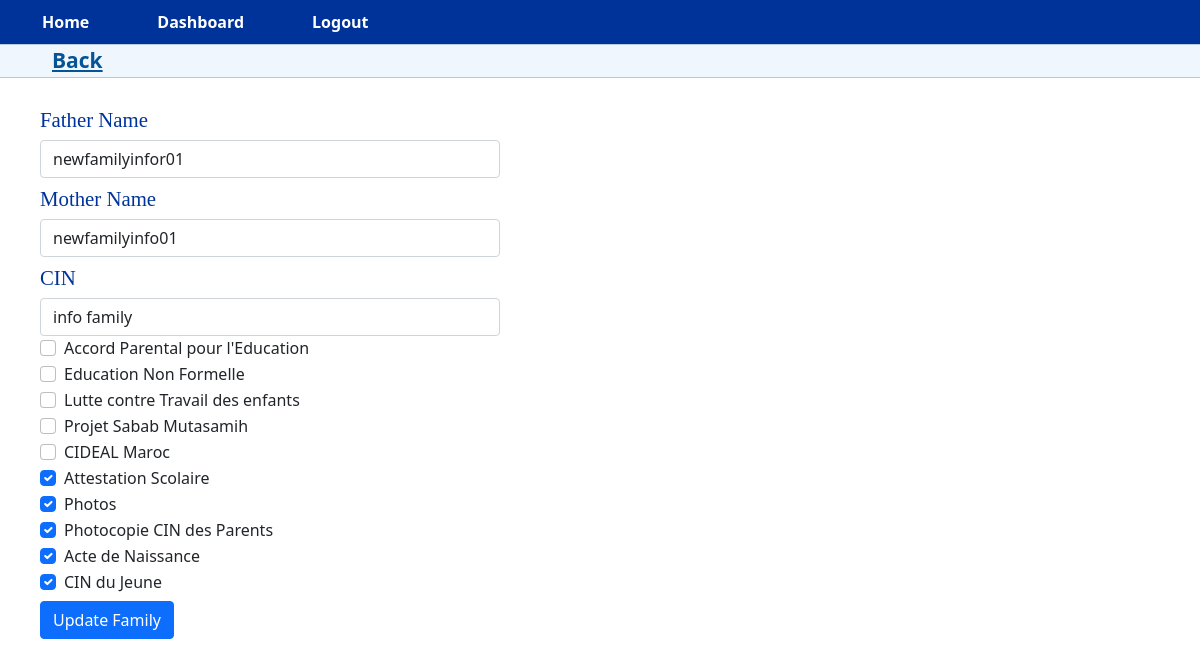
/edit_family/32 (signed in), run on an earlier commit of the app's database.
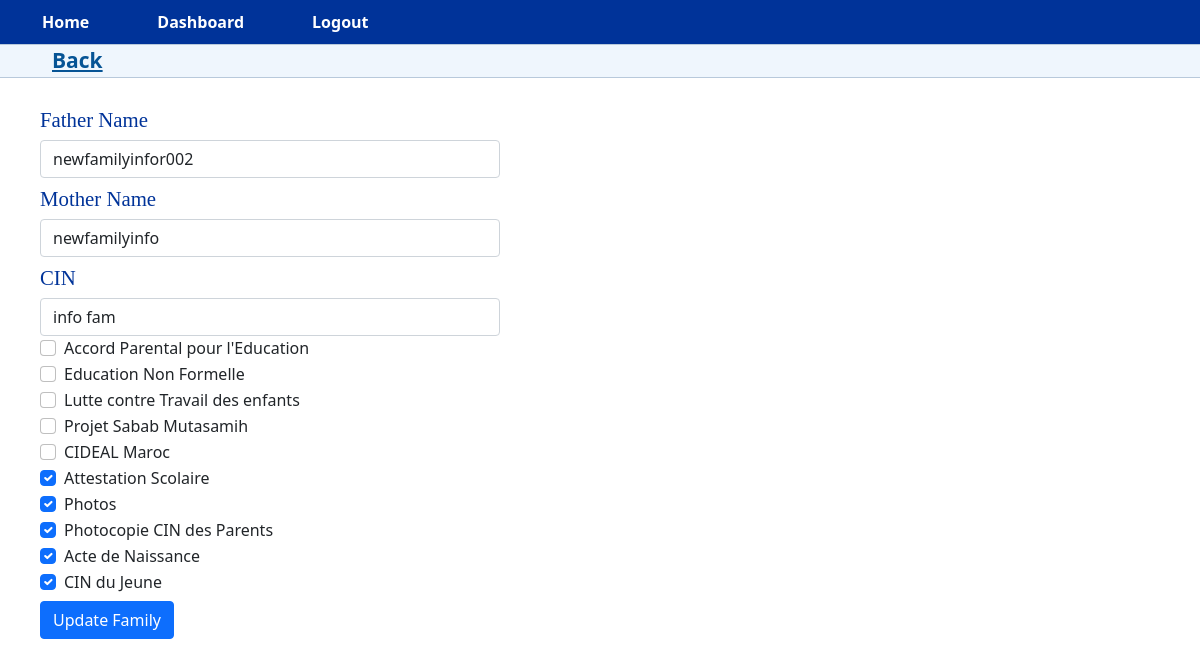
And on a later commit of the database.
### app.py (models this page shows)
class Family(db.Model, UserMixin):
    id = db.Column(db.Integer, primary_key=True)
    pere_name = db.Column(db.String(100), nullable=False)
    maman_name = db.Column(db.String(100), nullable=False)
    cin = db.Column(db.String(20), nullable=True)
    Accord_P_Education_parental = db.Column(db.Boolean, default=False, nullable=True)
    Education_Non_Formelle = db.Column(db.Boolean, default=False, nullable=True)
    lutte_contre_Travail_des_enfants = db.Column(db.Boolean, default=False, nullable=True)
    Projet_Sabab_Mutasamih = db.Column(db.Boolean, default=False, nullable=True)
    CIDEAL_Maroc = db.Column(db.Boolean, default=False, nullable=True)
    Attestation_scolaire = db.Column(db.Boolean, default=False, nullable=True)
    Photos = db.Column(db.Boolean, default=False, nullable=True)
    photocopie_CIN_parents = db.Column(db.Boolean, default=False, nullable=True)
    Acte_de_naissance = db.Column(db.Boolean, default=False, nullable=True)
    CIN_du_jeune = db.Column(db.Boolean, default=False, nullable=True)
    children_id = db.Column(db.Integer, db.ForeignKey('children.id'))
    children = db.relationship('Children', backref='family')

### app.py (the view)
@app.route('/edit_family/<int:child_id>', methods=['GET', 'POST'])
@manager_role_required
@login_required
def edit_family(child_id):
    child = Children.query.get(child_id)
    if child is None:
        flash('Child not found.', 'danger')
        return redirect(url_for('view_family', child_id=child_id))
    family = child.family[0]
    if family is None:
        flash('Family not found.', 'danger')
        return redirect(url_for('view_family', child_id=child_id))
    form = FamilyForm(obj=family)
    if form.validate_on_submit():
        form.populate_obj(family)
        db.session.commit()
        flash('Family updated successfully.', 'success')
        return redirect(url_for('view_family', child_id=child_id))
    else:
        form.pere_name.data = family.pere_name
        form.maman_name.data = family.maman_name
        form.cin.data = family.cin
        form.Accord_P_Education_parental.data = family.Accord_P_Education_parental
        form.Education_Non_Formelle.data = family.Education_Non_Formelle
        form.lutte_contre_Travail_des_enfants.data = family.lutte_contre_Travail_des_enfants
        form.Projet_Sabab_Mutasamih.data = family.Projet_Sabab_Mutasamih
        form.CIDEAL_Maroc.data = family.CIDEAL_Maroc
        form.Attestation_scolaire.data = family.Attestation_scolaire
        form.Photos.data = family.Photos
        form.photocopie_CIN_parents.data = family.photocopie_CIN_parents
        form.Acte_de_naissance.data = family.Acte_de_naissance
        form.CIN_du_jeune.data = family.CIN_du_jeune
    return render_template('edit_family.html', form=form, family=family, child_id=child_id)

### app.py
class FamilyForm(FlaskForm):
    pere_name = StringField('Father Name', validators=[DataRequired()])
    maman_name = StringField('Mother Name', validators=[DataRequired()])
    cin = StringField('CIN')
    Accord_P_Education_parental = BooleanField('Accord Parental pour l\'Education')
    Education_Non_Formelle = BooleanField('Education Non Formelle')
    lutte_contre_Travail_des_enfants = BooleanField('Lutte contre Travail des enfants')
    Projet_Sabab_Mutasamih = BooleanField('Projet Sabab Mutasamih')
    CIDEAL_Maroc = BooleanField('CIDEAL Maroc')
    Attestation_scolaire = BooleanField('Attestation Scolaire', default=False)
    Photos = BooleanField('Photos')
    photocopie_CIN_parents = BooleanField('Photocopie CIN des Parents', default=False)
    Acte_de_naissance = BooleanField('Acte de Naissance', default=False)
    CIN_du_jeune = BooleanField('CIN du Jeune', default=False)

### app.py (called while the page is built)
@login_manager.user_loader
def load_user(id):
    with app.app_context():
        return User.query.get(int(id))

### templates/edit_family.html (shortened to what this page needs)
{% extends 'base.html' %}
{% block page_content %}
<div class="row mb-3">
  <div class="sidenav">
    <li class="nav-item"><a href="{{ url_for('view_family', child_id=child_id) }}"> Back </a></li>
  </div>
</div>
<form method="POST" class="custom-form">
  <div class="form-group">
    <label for="{{ form.pere_name.id }}" class="label-edit">{{ form.pere_name.label }}</label>
    {{ form.pere_name(class_="form-control") }}
  </div>
  <div class="form-group">
    <label for="{{ form.maman_name.id }}" class="label-edit">{{ form.maman_name.label }}</label>
    {{ form.maman_name(class_="form-control") }}
  </div>
  <div class="form-group">
    <label for="{{ form.cin.id }}" class="label-edit">{{ form.cin.label }}</label>
    {{ form.cin(class_="form-control") }}
  </div>
  {% for field in form %}
    {% if field.type == 'BooleanField' %}
      <div class="form-group">
        <div class="form-check form-check-inline">
          {{ field(class_="form-check-input") }}
          <label for="{{ field.id }}" class="form-check-label">{{ field.label }}</label>
        </div>
      </div>
    {% endif %}
  {% endfor %}
<button type="submit" class="btn btn-primary">Update Family</button>
</form>
{% endblock %}

What changed in the data, as far as the page shows it:
changed Family: pere_name "newfamilyinfor01" → "newfamilyinfor002"; maman_name "newfamilyinfo01" → "newfamilyinfo"; cin "info family" → "info fam"
